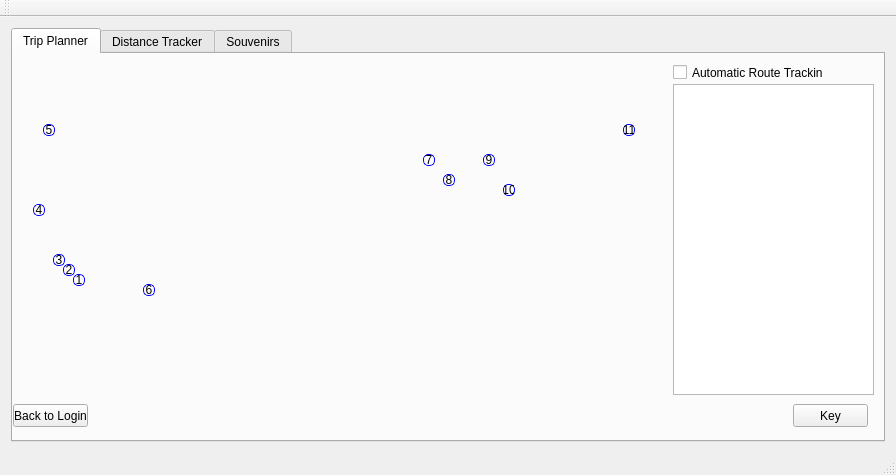
<?xml version="1.0" encoding="UTF-8"?>
<ui version="4.0">
 <class>MainWindow</class>
 <widget class="QMainWindow" name="MainWindow">
  <property name="geometry">
   <rect>
    <x>0</x>
    <y>0</y>
    <width>896</width>
    <height>475</height>
   </rect>
  </property>
  <property name="windowTitle">
   <string>MainWindow</string>
  </property>
  <widget class="QWidget" name="centralWidget">
   <layout class="QGridLayout" name="gridLayout_2">
    <item row="0" column="0">
     <layout class="QGridLayout" name="gridLayout">
      <item row="0" column="0">
       <widget class="QTabWidget" name="tabWidget">
        <property name="maximumSize">
         <size>
          <width>16777215</width>
          <height>16777215</height>
         </size>
        </property>
        <property name="currentIndex">
         <number>0</number>
        </property>
        <widget class="QWidget" name="tripPlannerTab">
         <attribute name="title">
          <string>Trip Planner</string>
         </attribute>
         <widget class="QPushButton" name="backToLoginButton">
          <property name="geometry">
           <rect>
            <x>0</x>
            <y>350</y>
            <width>75</width>
            <height>23</height>
           </rect>
          </property>
          <property name="autoFillBackground">
           <bool>false</bool>
          </property>
          <property name="text">
           <string>Back to Login</string>
          </property>
          <property name="flat">
           <bool>false</bool>
          </property>
         </widget>
         <widget class="QLabel" name="Us_pixelmap">
          <property name="geometry">
           <rect>
            <x>0</x>
            <y>0</y>
            <width>651</width>
            <height>341</height>
           </rect>
          </property>
          <property name="text">
           <string/>
          </property>
         </widget>
         <widget class="QTextBrowser" name="testBrowser">
          <property name="geometry">
           <rect>
            <x>660</x>
            <y>30</y>
            <width>201</width>
            <height>311</height>
           </rect>
          </property>
         </widget>
         <widget class="QPushButton" name="SaddlebackButton">
          <property name="geometry">
           <rect>
            <x>60</x>
            <y>220</y>
            <width>12</width>
            <height>12</height>
           </rect>
          </property>
          <property name="styleSheet">
           <string notr="true">background-color: white;
 border-style: solid;
 border-width:1px;
 border-radius: 5px;
 border-color: blue;
 max-width:10px;
 max-height:10px;
 min-width:10px;
 min-height:10px;</string>
          </property>
          <property name="text">
           <string>1</string>
          </property>
         </widget>
         <widget class="QPushButton" name="UCIButton">
          <property name="geometry">
           <rect>
            <x>50</x>
            <y>210</y>
            <width>12</width>
            <height>12</height>
           </rect>
          </property>
          <property name="styleSheet">
           <string notr="true">background-color: white;
 border-style: solid;
 border-width:1px;
 border-radius: 5px;
 border-color: blue;
 max-width:10px;
 max-height:10px;
 min-width:10px;
 min-height:10px;</string>
          </property>
          <property name="text">
           <string>2</string>
          </property>
         </widget>
         <widget class="QPushButton" name="UCLAButton">
          <property name="geometry">
           <rect>
            <x>40</x>
            <y>200</y>
            <width>12</width>
            <height>12</height>
           </rect>
          </property>
          <property name="styleSheet">
           <string notr="true">background-color: white;
 border-style: solid;
 border-width:1px;
 border-radius: 5px;
 border-color: blue;
 max-width:10px;
 max-height:10px;
 min-width:10px;
 min-height:10px;</string>
          </property>
          <property name="text">
           <string>3</string>
          </property>
         </widget>
         <widget class="QCheckBox" name="automaticRouteTrackingCheckBox">
          <property name="geometry">
           <rect>
            <x>660</x>
            <y>10</y>
            <width>151</width>
            <height>17</height>
           </rect>
          </property>
          <property name="text">
           <string>Automatic Route Tracking</string>
          </property>
         </widget>
         <widget class="QLabel" name="TotalMilesLabel">
          <property name="geometry">
           <rect>
            <x>660</x>
            <y>350</y>
            <width>111</width>
            <height>16</height>
           </rect>
          </property>
          <property name="text">
           <string/>
          </property>
         </widget>
         <widget class="QPushButton" name="UniversityOfPacificButton">
          <property name="geometry">
           <rect>
            <x>20</x>
            <y>150</y>
            <width>12</width>
            <height>12</height>
           </rect>
          </property>
          <property name="styleSheet">
           <string notr="true">background-color: white;
 border-style: solid;
 border-width:1px;
 border-radius: 5px;
 border-color: blue;
 max-width:10px;
 max-height:10px;
 min-width:10px;
 min-height:10px;</string>
          </property>
          <property name="text">
           <string>4</string>
          </property>
         </widget>
         <widget class="QPushButton" name="UniversityOfOregonButton">
          <property name="geometry">
           <rect>
            <x>30</x>
            <y>70</y>
            <width>12</width>
            <height>12</height>
           </rect>
          </property>
          <property name="styleSheet">
           <string notr="true">background-color: white;
 border-style: solid;
 border-width:1px;
 border-radius: 5px;
 border-color: blue;
 max-width:10px;
 max-height:10px;
 min-width:10px;
 min-height:10px;</string>
          </property>
          <property name="text">
           <string>5</string>
          </property>
         </widget>
         <widget class="QPushButton" name="ASUButton">
          <property name="geometry">
           <rect>
            <x>130</x>
            <y>230</y>
            <width>12</width>
            <height>12</height>
           </rect>
          </property>
          <property name="styleSheet">
           <string notr="true">background-color: white;
 border-style: solid;
 border-width:1px;
 border-radius: 5px;
 border-color: blue;
 max-width:10px;
 max-height:10px;
 min-width:10px;
 min-height:10px;</string>
          </property>
          <property name="text">
           <string>6</string>
          </property>
         </widget>
         <widget class="QPushButton" name="UniversityOfWisconsinButton">
          <property name="geometry">
           <rect>
            <x>410</x>
            <y>100</y>
            <width>12</width>
            <height>12</height>
           </rect>
          </property>
          <property name="styleSheet">
           <string notr="true">background-color: white;
 border-style: solid;
 border-width:1px;
 border-radius: 5px;
 border-color: blue;
 max-width:10px;
 max-height:10px;
 min-width:10px;
 min-height:10px;</string>
          </property>
          <property name="text">
           <string>7</string>
          </property>
         </widget>
         <widget class="QPushButton" name="NorthwesternButton">
          <property name="geometry">
           <rect>
            <x>430</x>
            <y>120</y>
            <width>12</width>
            <height>12</height>
           </rect>
          </property>
          <property name="styleSheet">
           <string notr="true">background-color: white;
 border-style: solid;
 border-width:1px;
 border-radius: 5px;
 border-color: blue;
 max-width:10px;
 max-height:10px;
 min-width:10px;
 min-height:10px;</string>
          </property>
          <property name="text">
           <string>8</string>
          </property>
         </widget>
         <widget class="QPushButton" name="UniversityOfMichiganButton">
          <property name="geometry">
           <rect>
            <x>470</x>
            <y>100</y>
            <width>12</width>
            <height>12</height>
           </rect>
          </property>
          <property name="styleSheet">
           <string notr="true">background-color: white;
 border-style: solid;
 border-width:1px;
 border-radius: 5px;
 border-color: blue;
 max-width:10px;
 max-height:10px;
 min-width:10px;
 min-height:10px;</string>
          </property>
          <property name="text">
           <string>9</string>
          </property>
         </widget>
         <widget class="QPushButton" name="OSUButton">
          <property name="geometry">
           <rect>
            <x>490</x>
            <y>130</y>
            <width>12</width>
            <height>12</height>
           </rect>
          </property>
          <property name="styleSheet">
           <string notr="true">background-color: white;
 border-style: solid;
 border-width:1px;
 border-radius: 5px;
 border-color: blue;
 max-width:10px;
 max-height:10px;
 min-width:10px;
 min-height:10px;</string>
          </property>
          <property name="text">
           <string>10</string>
          </property>
         </widget>
         <widget class="QPushButton" name="MITButton">
          <property name="geometry">
           <rect>
            <x>610</x>
            <y>70</y>
            <width>12</width>
            <height>12</height>
           </rect>
          </property>
          <property name="styleSheet">
           <string notr="true">background-color: white;
 border-style: solid;
 border-width:1px;
 border-radius: 5px;
 border-color: blue;
 max-width:10px;
 max-height:10px;
 min-width:10px;
 min-height:10px;</string>
          </property>
          <property name="text">
           <string>11</string>
          </property>
         </widget>
         <widget class="QPushButton" name="keyButton">
          <property name="geometry">
           <rect>
            <x>780</x>
            <y>350</y>
            <width>75</width>
            <height>23</height>
           </rect>
          </property>
          <property name="text">
           <string>Key</string>
          </property>
         </widget>
        </widget>
        <widget class="QWidget" name="distanceTrackerTab">
         <attribute name="title">
          <string>Distance Tracker</string>
         </attribute>
         <widget class="QComboBox" name="CB_Distance_Tracker">
          <property name="geometry">
           <rect>
            <x>10</x>
            <y>10</y>
            <width>271</width>
            <height>22</height>
           </rect>
          </property>
          <property name="editable">
           <bool>false</bool>
          </property>
          <property name="currentText">
           <string/>
          </property>
         </widget>
         <widget class="QTableWidget" name="tableWidget2">
          <property name="geometry">
           <rect>
            <x>290</x>
            <y>10</y>
            <width>571</width>
            <height>361</height>
           </rect>
          </property>
          <property name="editTriggers">
           <set>QAbstractItemView::NoEditTriggers</set>
          </property>
          <property name="showDropIndicator" stdset="0">
           <bool>false</bool>
          </property>
          <property name="dragDropOverwriteMode">
           <bool>false</bool>
          </property>
          <property name="alternatingRowColors">
           <bool>true</bool>
          </property>
          <property name="selectionMode">
           <enum>QAbstractItemView::SingleSelection</enum>
          </property>
          <property name="sortingEnabled">
           <bool>true</bool>
          </property>
          <property name="rowCount">
           <number>0</number>
          </property>
          <property name="columnCount">
           <number>2</number>
          </property>
          <attribute name="horizontalHeaderCascadingSectionResizes">
           <bool>false</bool>
          </attribute>
          <attribute name="horizontalHeaderDefaultSectionSize">
           <number>120</number>
          </attribute>
          <attribute name="horizontalHeaderMinimumSectionSize">
           <number>50</number>
          </attribute>
          <attribute name="horizontalHeaderShowSortIndicator" stdset="0">
           <bool>true</bool>
          </attribute>
          <attribute name="horizontalHeaderStretchLastSection">
           <bool>false</bool>
          </attribute>
          <attribute name="verticalHeaderVisible">
           <bool>false</bool>
          </attribute>
          <column/>
          <column/>
         </widget>
        </widget>
        <widget class="QWidget" name="souvenirsTab">
         <attribute name="title">
          <string>Souvenirs</string>
         </attribute>
         <widget class="QComboBox" name="CB_School_Souvenirs">
          <property name="geometry">
           <rect>
            <x>10</x>
            <y>10</y>
            <width>271</width>
            <height>22</height>
           </rect>
          </property>
         </widget>
         <widget class="QTableWidget" name="souvenirTable">
          <property name="geometry">
           <rect>
            <x>290</x>
            <y>10</y>
            <width>571</width>
            <height>361</height>
           </rect>
          </property>
          <property name="editTriggers">
           <set>QAbstractItemView::NoEditTriggers</set>
          </property>
          <property name="showDropIndicator" stdset="0">
           <bool>false</bool>
          </property>
          <property name="dragDropOverwriteMode">
           <bool>false</bool>
          </property>
          <property name="alternatingRowColors">
           <bool>true</bool>
          </property>
          <property name="selectionMode">
           <enum>QAbstractItemView::SingleSelection</enum>
          </property>
          <property name="sortingEnabled">
           <bool>true</bool>
          </property>
          <property name="rowCount">
           <number>0</number>
          </property>
          <property name="columnCount">
           <number>3</number>
          </property>
          <attribute name="horizontalHeaderCascadingSectionResizes">
           <bool>false</bool>
          </attribute>
          <attribute name="horizontalHeaderDefaultSectionSize">
           <number>120</number>
          </attribute>
          <attribute name="horizontalHeaderMinimumSectionSize">
           <number>50</number>
          </attribute>
          <attribute name="horizontalHeaderShowSortIndicator" stdset="0">
           <bool>true</bool>
          </attribute>
          <attribute name="horizontalHeaderStretchLastSection">
           <bool>false</bool>
          </attribute>
          <attribute name="verticalHeaderVisible">
           <bool>false</bool>
          </attribute>
          <column>
           <property name="text">
            <string>1</string>
           </property>
          </column>
          <column/>
          <column/>
         </widget>
        </widget>
       </widget>
      </item>
     </layout>
    </item>
   </layout>
  </widget>
  <widget class="QMenuBar" name="menuBar">
   <property name="geometry">
    <rect>
     <x>0</x>
     <y>0</y>
     <width>896</width>
     <height>21</height>
    </rect>
   </property>
  </widget>
  <widget class="QToolBar" name="mainToolBar">
   <attribute name="toolBarArea">
    <enum>TopToolBarArea</enum>
   </attribute>
   <attribute name="toolBarBreak">
    <bool>false</bool>
   </attribute>
  </widget>
  <widget class="QStatusBar" name="statusBar"/>
 </widget>
 <layoutdefault spacing="6" margin="11"/>
 <resources/>
 <connections>
  <connection>
   <sender>CB_Distance_Tracker</sender>
   <signal>currentTextChanged(QString)</signal>
   <receiver>tableWidget2</receiver>
   <slot>clearContents()</slot>
   <hints>
    <hint type="sourcelabel">
     <x>164</x>
     <y>75</y>
    </hint>
    <hint type="destinationlabel">
     <x>302</x>
     <y>198</y>
    </hint>
   </hints>
  </connection>
 </connections>
</ui>
